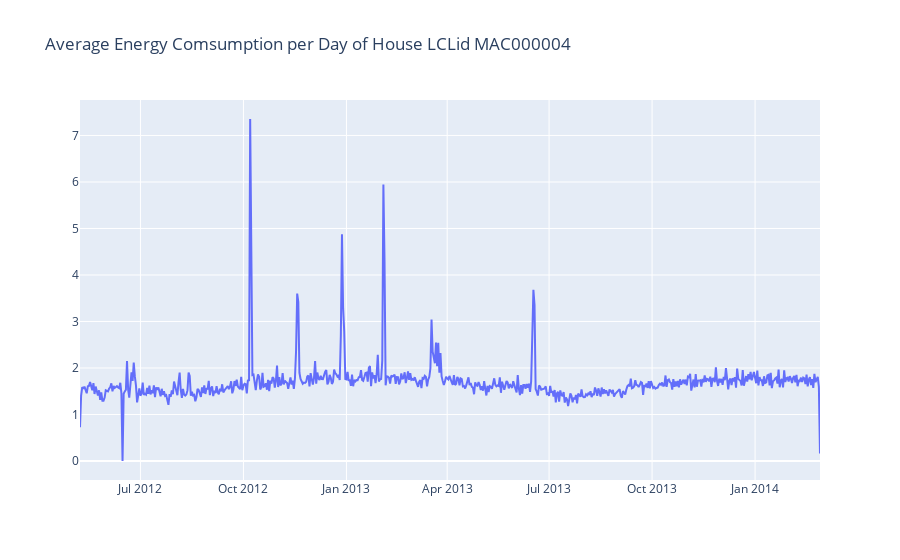

Here is the notebook cell this chart was saved with:
### Code cell
fig = {"data" : [{"x" : data_id4.date,"y" : data_id4.KWh,
                  "name" : "Total Run","line": {"width" : 2},
                  "type" : "scatter","mode" : "lines" }],
       
        "layout" : {"title": "Average Energy Comsumption per Day of House LCLid MAC000004"}}

iplot(fig)

### Figure 1 — Plotly figure (JSON) as saved in the notebook; plotly's stock layout.template omitted (floating-point values rounded to 4 significant figures; data arrays with more than 128 entries replaced by an {"elided": "..."} marker saying what was removed)
{"data": [{"line": {"width": 2}, "mode": "lines", "name": "Total Run", "type": "scatter", "x": {"elided": "662 str values"}, "y": {"elided": "662 float values"}}], "layout": {"title": {"text": "Average Energy Comsumption per Day of House LCLid MAC000004"}}}
